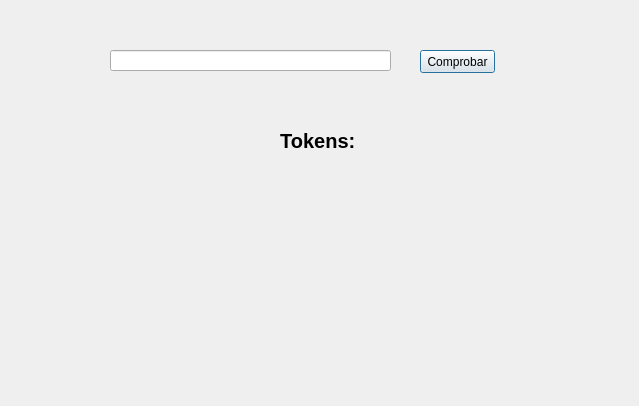
<?xml version="1.0" encoding="UTF-8"?>
<ui version="4.0">
 <class>Dialog</class>
 <widget class="QDialog" name="Dialog">
  <property name="geometry">
   <rect>
    <x>0</x>
    <y>0</y>
    <width>639</width>
    <height>406</height>
   </rect>
  </property>
  <property name="windowTitle">
   <string>Dialog</string>
  </property>
  <widget class="QPushButton" name="buttonC">
   <property name="geometry">
    <rect>
     <x>420</x>
     <y>50</y>
     <width>75</width>
     <height>23</height>
    </rect>
   </property>
   <property name="text">
    <string>Comprobar</string>
   </property>
  </widget>
  <widget class="QLineEdit" name="textEdit">
   <property name="geometry">
    <rect>
     <x>110</x>
     <y>50</y>
     <width>281</width>
     <height>21</height>
    </rect>
   </property>
  </widget>
  <widget class="QLabel" name="tokens">
   <property name="geometry">
    <rect>
     <x>90</x>
     <y>190</y>
     <width>431</width>
     <height>141</height>
    </rect>
   </property>
   <property name="text">
    <string/>
   </property>
   <property name="alignment">
    <set>Qt::AlignLeading|Qt::AlignLeft|Qt::AlignTop</set>
   </property>
  </widget>
  <widget class="QLabel" name="remover_2">
   <property name="geometry">
    <rect>
     <x>250</x>
     <y>130</y>
     <width>141</width>
     <height>21</height>
    </rect>
   </property>
   <property name="font">
    <font>
     <pointsize>15</pointsize>
     <weight>75</weight>
     <bold>true</bold>
    </font>
   </property>
   <property name="text">
    <string>Tokens: </string>
   </property>
   <property name="alignment">
    <set>Qt::AlignCenter</set>
   </property>
  </widget>
 </widget>
 <resources/>
 <connections/>
</ui>
